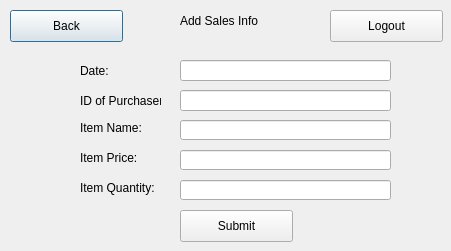
<?xml version="1.0" encoding="UTF-8"?>
<ui version="4.0">
 <class>addSalesInfo</class>
 <widget class="QDialog" name="addSalesInfo">
  <property name="geometry">
   <rect>
    <x>0</x>
    <y>0</y>
    <width>451</width>
    <height>251</height>
   </rect>
  </property>
  <property name="windowTitle">
   <string>Dialog</string>
  </property>
  <widget class="QLabel" name="password">
   <property name="geometry">
    <rect>
     <x>80</x>
     <y>90</y>
     <width>81</width>
     <height>21</height>
    </rect>
   </property>
   <property name="text">
    <string>ID of Purchaser:</string>
   </property>
  </widget>
  <widget class="QLineEdit" name="lineEdit_itemName">
   <property name="geometry">
    <rect>
     <x>180</x>
     <y>120</y>
     <width>211</width>
     <height>20</height>
    </rect>
   </property>
  </widget>
  <widget class="QLineEdit" name="lineEdit_itemDate">
   <property name="geometry">
    <rect>
     <x>180</x>
     <y>60</y>
     <width>211</width>
     <height>21</height>
    </rect>
   </property>
  </widget>
  <widget class="QLineEdit" name="lineEdit_membID">
   <property name="geometry">
    <rect>
     <x>180</x>
     <y>90</y>
     <width>211</width>
     <height>21</height>
    </rect>
   </property>
  </widget>
  <widget class="QLabel" name="username">
   <property name="geometry">
    <rect>
     <x>80</x>
     <y>60</y>
     <width>81</width>
     <height>21</height>
    </rect>
   </property>
   <property name="text">
    <string>Date:</string>
   </property>
  </widget>
  <widget class="QPushButton" name="back_button">
   <property name="geometry">
    <rect>
     <x>10</x>
     <y>10</y>
     <width>113</width>
     <height>32</height>
    </rect>
   </property>
   <property name="text">
    <string>Back</string>
   </property>
  </widget>
  <widget class="QPushButton" name="button_submit">
   <property name="geometry">
    <rect>
     <x>180</x>
     <y>210</y>
     <width>113</width>
     <height>32</height>
    </rect>
   </property>
   <property name="text">
    <string>Submit</string>
   </property>
  </widget>
  <widget class="QLabel" name="adminstatus">
   <property name="geometry">
    <rect>
     <x>80</x>
     <y>120</y>
     <width>131</width>
     <height>16</height>
    </rect>
   </property>
   <property name="text">
    <string>Item Name:</string>
   </property>
  </widget>
  <widget class="QLabel" name="addmemberlogo">
   <property name="geometry">
    <rect>
     <x>180</x>
     <y>10</y>
     <width>91</width>
     <height>21</height>
    </rect>
   </property>
   <property name="text">
    <string>Add Sales Info</string>
   </property>
  </widget>
  <widget class="QPushButton" name="logout_button">
   <property name="geometry">
    <rect>
     <x>330</x>
     <y>10</y>
     <width>113</width>
     <height>32</height>
    </rect>
   </property>
   <property name="text">
    <string>Logout</string>
   </property>
  </widget>
  <widget class="QLineEdit" name="lineEdit_itemCost">
   <property name="geometry">
    <rect>
     <x>180</x>
     <y>150</y>
     <width>211</width>
     <height>20</height>
    </rect>
   </property>
  </widget>
  <widget class="QLineEdit" name="lineEdit_itemQuantity">
   <property name="geometry">
    <rect>
     <x>180</x>
     <y>180</y>
     <width>211</width>
     <height>20</height>
    </rect>
   </property>
  </widget>
  <widget class="QLabel" name="label">
   <property name="geometry">
    <rect>
     <x>80</x>
     <y>150</y>
     <width>71</width>
     <height>16</height>
    </rect>
   </property>
   <property name="text">
    <string>Item Price:</string>
   </property>
  </widget>
  <widget class="QLabel" name="label_2">
   <property name="geometry">
    <rect>
     <x>80</x>
     <y>180</y>
     <width>81</width>
     <height>16</height>
    </rect>
   </property>
   <property name="text">
    <string>Item Quantity:</string>
   </property>
  </widget>
 </widget>
 <resources/>
 <connections/>
</ui>
